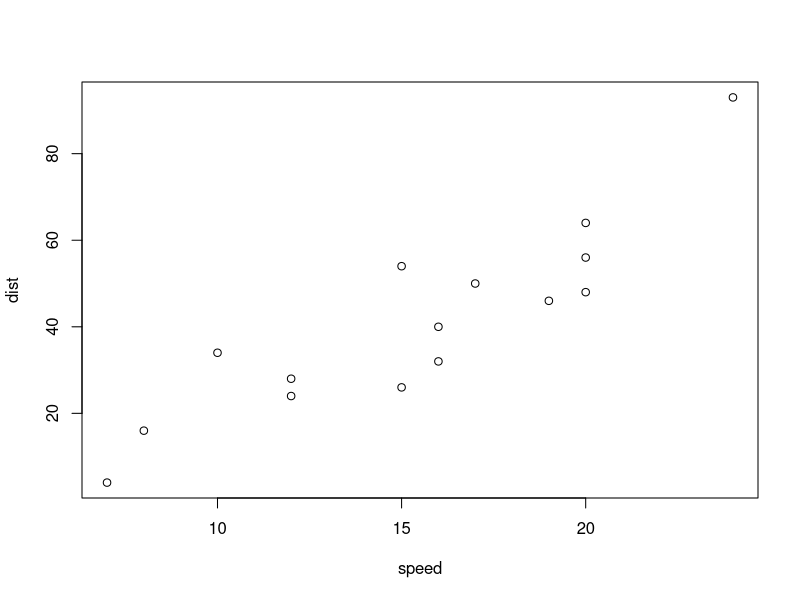

Write the R code that produced this figure. (Note: this script raises an error after producing the figure.)
## ----setup, include=FALSE------------------------------------------------
library(knitr, quietly = TRUE)
opts_chunk$set(size = "small",
               comment = "#",
               tidy = FALSE,
               fig.align = "center"
               )

## ------------------------------------------------------------------------
## Dessa forma, temos 3 x 4 = 12 UEs. Associamos os valores de 1 a 12
## para cada UE, e sorteamos os níveis dos fatores para cada uma
nf <- 3
r <- 4
n <- nf * r
fator <- rep(c("A", "B", "C"), each = r)
set.seed(123)
(DIC <- data.frame(UE = 1:n, Fator = sample(fator)))
## Croqui do experimento
matrix(DIC$Fator, ncol = nf, dimnames = list(1:r, 1:nf))

## ------------------------------------------------------------------------
## Nesse caso, temos 6 x 4 = 24 UEs. Associamos os valores de 1 a 24
## para cada UE, e alocamos cada 6 UEs em cada um dos 4 blocos. Os
## níveis dos fatores devem ser sorteados dentro de cada bloco
nf <- 6
b <- 4
n <- nf * b
fator <- rep(LETTERS[1:6], each = b)
blocos <- rep(c("I", "II", "III", "IV"), each = nf)
set.seed(123)
(DBC <- data.frame(UE = 1:n, Blocos = blocos, Fator = sample(fator)))
## Está certo o que foi feito até aqui?
set.seed(123)
(DBC <- data.frame(UE = 1:n, Blocos = blocos,
                   Fator = as.vector(
                       replicate(b, sample(unique(fator)))
                   )))
## Croqui do experimento
matrix(DBC$Fator, ncol = b, dimnames = list(1:nf, paste("Bloco", 1:b)))

## ------------------------------------------------------------------------
## Nesse caso temos 2 níveis A x 2 níveis B  = 4 possibilidades de
## combinação. Criamos os níveis dos fatores e fazemos todas as
## combinações possíveis. Depois aleatorizamos as combinações para cada
## UE.
a <- 2
b <- 2
r <- 1 # sem repetição
n <- a * b * r
fatores <- expand.grid(A = c("A1", "A2"),
                       B = c("B1", "B2"))
fatores$AB <- paste(fatores$A, fatores$B, sep = ":")
fatores
set.seed(123)
(DICf <- data.frame(UE = 1:n, Fatores = sample(fatores$AB)))
table(DICf$Fatores)
## Croqui para este experimento
matrix(DICf$Fatores, ncol = a*b,
       dimnames = list(1:r, 1:(a*b)))

## ------------------------------------------------------------------------
a <- 2
b <- 2
r <- 4
n <- a * b * r
fatores <- expand.grid(A = rep(c("A1", "A2"), each = a),
                       B = rep(c("B1", "B2"), each = b))
fatores$AB <- paste(fatores$A, fatores$B, sep = ":")
fatores
set.seed(123)
(DICf <- data.frame(UE = 1:n, Fatores = sample(fatores$AB)))
table(DICf$Fatores)
## Croqui para este experimento
matrix(DICf$Fatores, ncol = a*b,
       dimnames = list(1:r, 1:(a*b)))

## ---- out.width='60%'----------------------------------------------------
## Um exemplo com cars
set.seed(123)
(carros <- cars[sample(1:nrow(cars), size = 15), ])
plot(dist ~ speed, data = carros)
model.matrix(dist ~ speed, data = carros)
## Um fator com 3 níveis e 4 repetições
fator <- rep(c("A", "B", "C"), each = 4)
model.matrix(~fator)

## ---- error=TRUE---------------------------------------------------------
## Fator com 3 níveis e 4 repetições
fator <- factor(rep(c("A", "B", "C"), each = 4))
## Cria a matriz do modelo sem nenhuma restrição
X <- matrix(0, nrow = 12, ncol = 3)
X[cbind(seq_along(fator), fator)] <- 1
(X <- cbind(1, X))
## X'
Xt <- t(X)
## X'X
(Xt %*% X)
## (X'X)^-1
solve(Xt %*% X)
## Impondo uma restrição: remove a coluna do primeiro nível -
## equivalente a zerar o primeiro nível do fator
(X <- X[, -2])
## X'
Xt <- t(X)
## X'X
Xt %*% X
## (X'X)^-1
solve(Xt %*% X)
MASS::fractions(solve(Xt %*% X))

